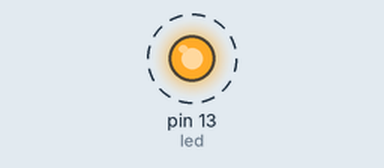
Recording of a sketch running on a simulated Arduino Uno, built with avr-gcc and run on an emulated ATmega328P. On the bench: output pins drawn as LEDs (lit = HIGH). Dashed ring = blinking.

Above: at 0.4 s.
Timing chart, 0 to 3.7 s (numbered marks = the images above):
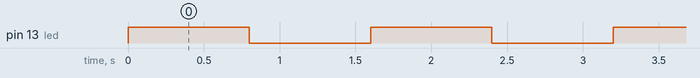

Measured:
- by itself, pin 13 (led): alternates HIGH for 0.80 s and LOW for 0.80 s

The sketch:

LED_1.0.ino
```cpp
int led = 13;
void setup() {
  pinMode(led, OUTPUT);
}

void loop() {
  digitalWrite(led, HIGH);
  delay(800);
  digitalWrite(led, LOW);
  delay(800);
}
```
